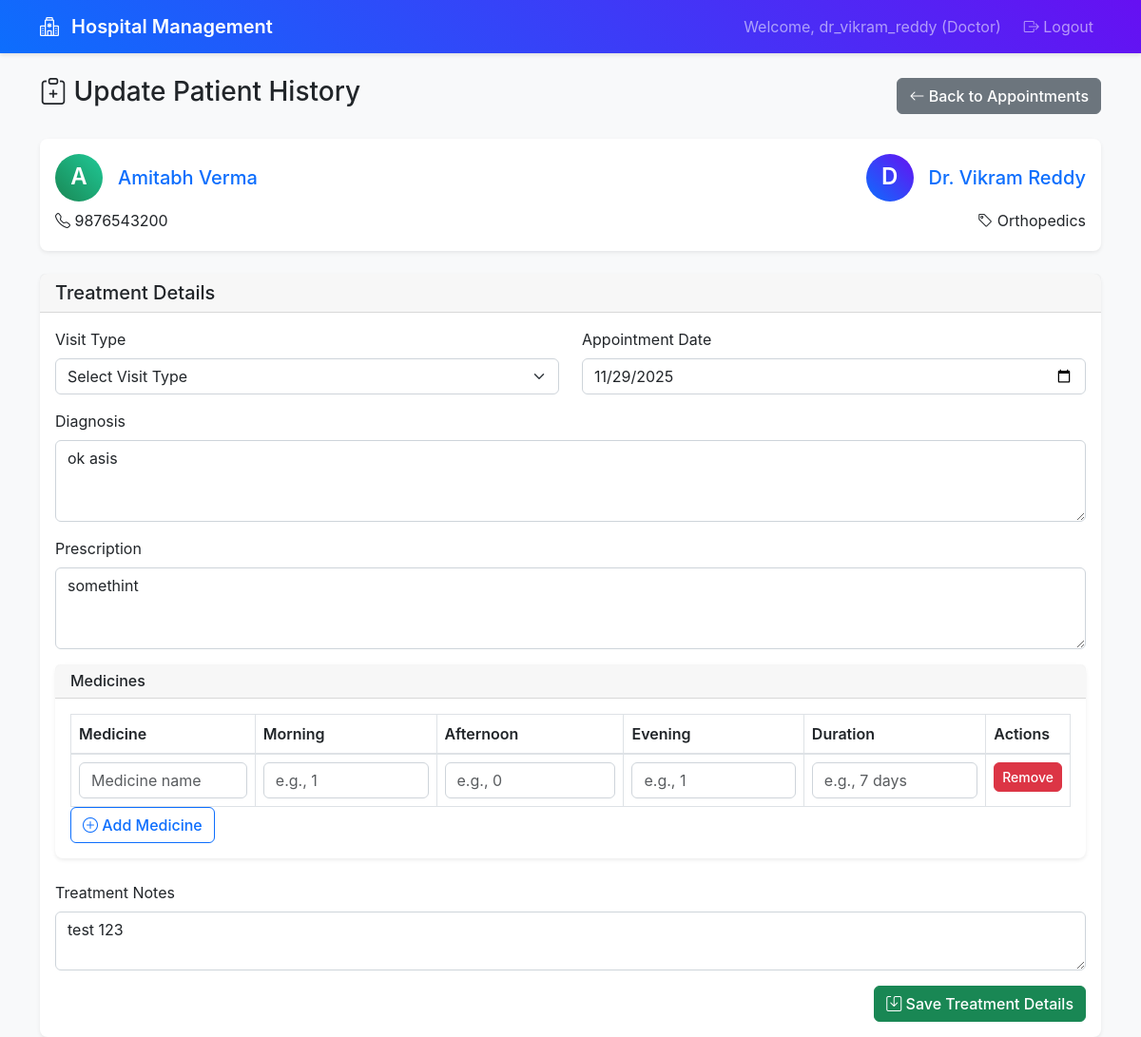
The app's page /doctor/appointment/3/update-history (signed in) with its own data.
### app.py (models this page shows)
class Patient(db.Model):
    __tablename__ = 'patients'
    id: Mapped[int] = mapped_column(primary_key=True)
    user_id: Mapped[int] = mapped_column(db.ForeignKey('users.id'), nullable=False)
    name: Mapped[str] = mapped_column(nullable=False)
    phone: Mapped[str] = mapped_column()
    address: Mapped[str] = mapped_column()
    created_at: Mapped[datetime] = mapped_column(default=datetime.utcnow)
    user = db.relationship('User', back_populates='patient')
    appointments = db.relationship('Appointment', back_populates='patient')

class Doctor(db.Model):
    __tablename__ = 'doctors'
    id: Mapped[int] = mapped_column(primary_key=True)
    user_id: Mapped[int] = mapped_column(db.ForeignKey('users.id'), nullable=False)
    name: Mapped[str] = mapped_column(nullable=False)
    specialization: Mapped[str] = mapped_column(nullable=True)
    phone: Mapped[str] = mapped_column(nullable=True)
    availability_days: Mapped[str] = mapped_column(nullable=True)
    availability_hours: Mapped[str] = mapped_column(nullable=True)
    availability_slots: Mapped[str] = mapped_column(nullable=True)
    created_at: Mapped[datetime] = mapped_column(default=datetime.utcnow)
    user = db.relationship('User', back_populates='doctor')
    appointments = db.relationship('Appointment', back_populates='doctor')

class Appointment(db.Model):
    __tablename__ = 'appointments'
    id: Mapped[int] = mapped_column(primary_key=True)
    patient_id: Mapped[int] = mapped_column(db.ForeignKey('patients.id'), nullable=False)
    doctor_id: Mapped[int] = mapped_column(db.ForeignKey('doctors.id'), nullable=False)
    appointment_date: Mapped[date] = mapped_column(nullable=False)
    appointment_time: Mapped[str] = mapped_column(nullable=False)
    status: Mapped[str] = mapped_column(default='booked')  # booked, completed, cancelled
    created_at: Mapped[datetime] = mapped_column(default=datetime.utcnow)
    patient = db.relationship('Patient', back_populates='appointments')
    doctor = db.relationship('Doctor', back_populates='appointments')
    treatment = db.relationship('Treatment', back_populates='appointment', uselist=False)

class Treatment(db.Model):
    __tablename__ = 'treatments'
    id: Mapped[int] = mapped_column(primary_key=True)
    appointment_id: Mapped[int] = mapped_column(db.ForeignKey('appointments.id'), nullable=False)
    diagnosis: Mapped[str] = mapped_column()
    prescription: Mapped[str] = mapped_column()
    treatment_notes: Mapped[str] = mapped_column()
    created_at: Mapped[datetime] = mapped_column(default=datetime.utcnow)
    appointment = db.relationship('Appointment', back_populates='treatment')

### routes.py (the view, shortened to what this page needs)
@app.route('/doctor/appointment/<int:appointment_id>/update-history', methods=['GET', 'POST'])
@login_required
@role_required(['doctor'])
def update_patient_history(appointment_id):
    doctor = Doctor.query.join(User).filter(User.id == session['user_id']).first()
    if not doctor:
        flash('Doctor profile not found', 'error')
        return redirect(url_for('logout'))
    appointment = Appointment.query.join(Patient).filter(
        Appointment.id == appointment_id,
        Appointment.doctor_id == doctor.id
    ).first()
    treatment = Treatment.query.filter(Treatment.appointment_id == appointment_id).first()
    if not appointment:
        flash('Appointment not found or you do not have permission to access it', 'error')
        return redirect(url_for('doctor_dashboard'))
    patient = Patient.query.filter(Patient.id == appointment.patient_id).first()
    appointment_data = {
        'id': appointment.id,
        'patient_id': appointment.patient_id,
        'doctor_id': appointment.doctor_id,
        'appointment_date': appointment.appointment_date,
        'appointment_time': appointment.appointment_time,
        'status': appointment.status,
        'created_at': appointment.created_at,
        'diagnosis': treatment.diagnosis if treatment else '',
        'prescription': treatment.prescription if treatment else '',
        'treatment_notes': treatment.treatment_notes if treatment else ''
    }
    return render_template('update_patient_history.html',
                         doctor=doctor,
                         patient=patient,
                         appointment=appointment_data)

### routes.py (called while the page is built)
def login_required(f):
    @wraps(f)
    def decorated_function(*args, **kwargs):
        if 'user_id' not in session:
            return redirect(url_for('login'))
        return f(*args, **kwargs)
    return decorated_function

def role_required(roles):
    def decorator(f):
        @wraps(f)
        def decorated_function(*args, **kwargs):
            if 'user_role' not in session or session['user_role'] not in roles:
                flash('Access denied. Insufficient permissions.', 'error')
                return redirect(url_for('login'))
            return f(*args, **kwargs)
        return decorated_function
    return decorator

### templates/update_patient_history.html (shortened to what this page needs)
{% extends "base.html" %}
{% block content %}
<div class="row">
    <div class="col-12">
        <div class="d-flex justify-content-between align-items-center mb-4">
            <h1 class="h3">
                <i class="bi bi-clipboard-plus"></i> Update Patient History
            </h1>
            <a href="{{ url_for('doctor_appointments') }}" class="btn btn-secondary">
                <i class="bi bi-arrow-left"></i> Back to Appointments
            </a>
        </div>
    </div>
</div>
<div class="row">
    <div class="col-12">
        <div class="card mb-4">
            <div class="card-body">
                <div class="row">
                    <div class="col-md-6">
                        <h5 class="card-title text-primary">
                            <div class="d-flex align-items-center">
                                <div class="avatar bg-success text-white rounded-circle d-flex align-items-center justify-content-center me-3" style="width: 50px; height: 50px;">
                                    {{ patient.name[0] }}
                                </div>
                                {{ patient.name }}
                            </div>
                        </h5>
                        <p class="mb-1"><i class="bi bi-telephone"></i> {{ patient.phone or 'Not provided' }}</p>
                    </div>
                    <div class="col-md-6 text-md-end">
                        <h5 class="card-title text-primary">
                            <div class="d-flex align-items-center justify-content-md-end">
                                <div class="avatar bg-primary text-white rounded-circle d-flex align-items-center justify-content-center me-3" style="width: 50px; height: 50px;">
                                    {{ doctor.name[0] }}
                                </div>
                                {{ doctor.name }}
                            </div>
                        </h5>
                        <p class="mb-1"><i class="bi bi-tag"></i> {{ doctor.specialization }}</p>
                    </div>
                </div>
            </div>
        </div>
        <div class="card">
            <div class="card-header">
                <h5 class="mb-0">Treatment Details</h5>
            </div>
            <div class="card-body">
                <form method="POST">
                    <div class="row">
                        <div class="col-md-6 mb-3">
                            <label for="visit_type" class="form-label">Visit Type</label>
                            <select class="form-select" id="visit_type" name="visit_type" required>
                                <option value="">Select Visit Type</option>
                            </select>
                        </div>
                        <div class="col-md-6 mb-3">
                            <label for="appointment_date" class="form-label">Appointment Date</label>
                            <input type="date" class="form-control" id="appointment_date" name="appointment_date" value="{{ appointment.appointment_date if appointment else '' }}" required>
                        </div>
                    </div>
                    <div class="mb-3">
                        <label for="diagnosis" class="form-label">Diagnosis</label>
                        <textarea class="form-control" id="diagnosis" name="diagnosis" rows="3" required>{{ appointment.diagnosis if appointment.diagnosis else '' }}</textarea>
                    </div>
                    <div class="mb-3">
                        <label for="prescription" class="form-label">Prescription</label>
                        <textarea class="form-control" id="prescription" name="prescription" rows="3" required>{{ appointment.prescription if appointment.prescription else '' }}</textarea>
                    </div>
                    <div class="card mb-4">
                        <div class="card-header">
                            <h6 class="mb-0">Medicines</h6>
                        </div>
                        <div class="card-body">
                            <div class="table-responsive">
                                <table class="table table-bordered" id="medicinesTable">
                                    <thead>
                                        <tr>
                                            <th>Medicine</th>
                                            <th>Morning</th>
                                            <th>Afternoon</th>
                                            <th>Evening</th>
                                            <th>Duration</th>
                                            <th>Actions</th>
                                        </tr>
                                    </thead>
                                    <tbody>
                                        <tr>
                                            <td><input type="text" class="form-control" name="medicine_name[]" placeholder="Medicine name"></td>
                                            <td><input type="text" class="form-control" name="morning_dosage[]" placeholder="e.g., 1"></td>
                                            <td><input type="text" class="form-control" name="afternoon_dosage[]" placeholder="e.g., 0"></td>
                                            <td><input type="text" class="form-control" name="evening_dosage[]" placeholder="e.g., 1"></td>
                                            <td><input type="text" class="form-control" name="duration[]" placeholder="e.g., 7 days"></td>
                                            <td><button type="button" class="btn btn-danger btn-sm remove-medicine">Remove</button></td>
                                        </tr>
                                    </tbody>
                                </table>
                            </div>
                            <button type="button" class="btn btn-outline-primary" id="addMedicineRow">
                                <i class="bi bi-plus-circle"></i> Add Medicine
                            </button>
                        </div>
                    </div>
                    <div class="mb-3">
                        <label for="treatment_notes" class="form-label">Treatment Notes</label>
                        <textarea class="form-control" id="treatment_notes" name="treatment_notes" rows="2">{{ appointment.treatment_notes if appointment.treatment_notes else '' }}</textarea>
                    </div>
                    <div class="d-grid gap-2 d-md-flex justify-content-md-end">
                        <button type="submit" class="btn btn-success">
                            <i class="bi bi-save"></i> Save Treatment Details
                        </button>
                    </div>
                </form>
            </div>
        </div>
    </div>
</div>
{% endblock %}

### static/style.css (style rules this page uses)
:root { --primary-color: #0d6efd; --success-color: #198754; --info-color: #0dcaf0; --warning-color: #ffc107; --danger-color: #dc3545; --light-color: #f8f9fa; --dark-color: #212529; }
body { background-color: #f8f9fa; font-family: -apple-system, BlinkMacSystemFont, 'Segoe UI', Roboto, sans-serif; }
.card { border: none; box-shadow: 0 0.125rem 0.25rem rgba(0, 0, 0, 0.075); border-radius: 0.5rem; transition: box-shadow 0.15s ease-in-out; }
.card-header { background-color: rgba(0, 0, 0, 0.03); border-bottom: 1px solid rgba(0, 0, 0, 0.125); font-weight: 500; }
.avatar { font-weight: 600; font-size: 1.2em; }
.btn { border-radius: 0.375rem; font-weight: 500; transition: all 0.15s ease-in-out; }
.form-control, .form-select { border-radius: 0.375rem; border: 1px solid #ced4da; transition: border-color 0.15s ease-in-out, box-shadow 0.15s ease-in-out; }
.table { margin-bottom: 0; }
.table th { font-weight: 600; color: var(--dark-color); border-bottom: 2px solid #dee2e6; }
.bg-primary { background: linear-gradient(45deg, #0d6efd, #6610f2) !important; }
.bg-success { background: linear-gradient(45deg, #198754, #20c997) !important; }
.card, .alert { animation: fadeInUp 0.5s ease-out; }

### records on screen
Patient: name "A", name "Amitabh Verma", phone "9876543200"
Doctor: name "D", name "Dr. Vikram Reddy", specialization "Orthopedics"
Appointment: appointment_date "11/29/2025"
Treatment: diagnosis "ok asis", prescription "somethint", treatment_notes "test 123"

### other values on screen
{{ session.username }} "dr_vikram_reddy"
{{ session.user_role.title() }} "Doctor"
